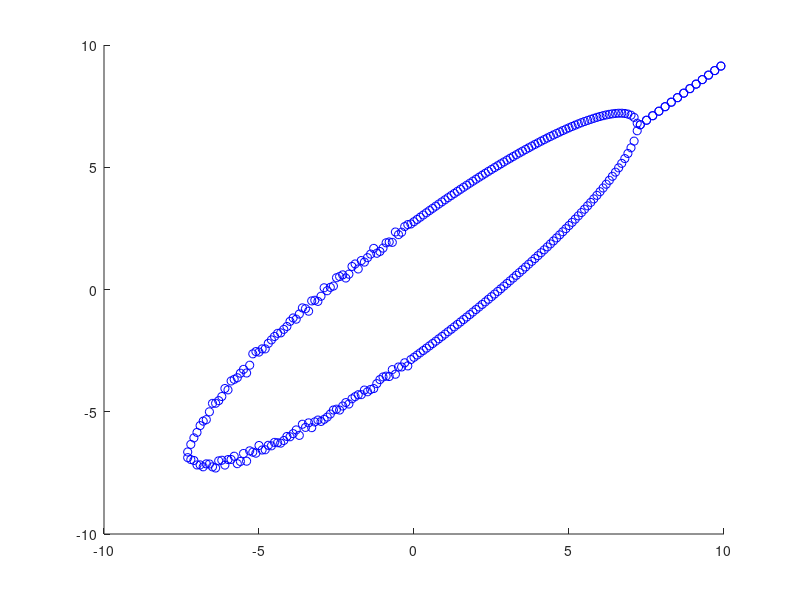

Recreate this plot in MATLAB.
clear all;
clc;

a=10; %semi major
b=2;%semi minor
x0=0;
y0=0;
the = pi/4;
dx=0.1;
x=-10:dx:10;
%Constants
A=a^2*(sin(the))^2+b^2*(cos(the))^2;
B=2*(b^2-a^2)*sin(the)*cos(the);
C=a^2*(cos(the))^2+b^2*(sin(the))^2;
D=-2*A*x0-B*y0;
E=-B*x0 - 2*C*y0;
F=A*x0^2+B*x0*y0+C*y0^2-a^(2)*b^(2);

temp=sqrt((B*x+E).^2 - 4*C*(A*x.^2+D*x+F));
y1=((-B*x - E) + sqrt((B*x+E).^2 - 4*C*(A*x.^2+D*x+F)))/(2*C);
y2=((-B*x - E) - sqrt((B*x+E).^2 - 4*C*(A*x.^2+D*x+F)))/(2*C);
y1=real(y1);
y2=real(y2);
test=((length(x))/2);


noiseIntensity=0.1;
for v = 2:(length(x)/2)
    if y1(v)==y2(v)
       y1(v-1)=NaN;
       y2(v-1)=NaN;
    else
       y1(v-1)=y1(v-1)+randn(1)*noiseIntensity;
       y2(v-1)=y2(v-1)+randn(1)*noiseIntensity;
    end
end
for w =((length(x))/2-0.5):1:(length(x)-1)
    if y1(w)==y2(w)
       y1(w+1)=NaN;
       y2(w+1)=NaN;
    else
       %y1(w+1)=y1(w+1)+randn(1)*noiseIntensity;
       %y2(w+1)=y2(w+1)+randn(1)*noiseIntensity;
    end
end

randn(size(1))*noiseIntensity;
randn(size(1))*noiseIntensity;
%{
%---------------------------------------
y=sqrt((a^2*b^2-a^2*(x-x0).^2)/b^2)+y0;
y=real(y);
hold on 
plot(x,y,'go');
plot(x,-y,'go');
hold off
%----------------------------------
%}
hold on
xlim([-10 10])
ylim([-10 10])
plot(x,y1,'bo');
plot(x,y2,'bo');
hold off